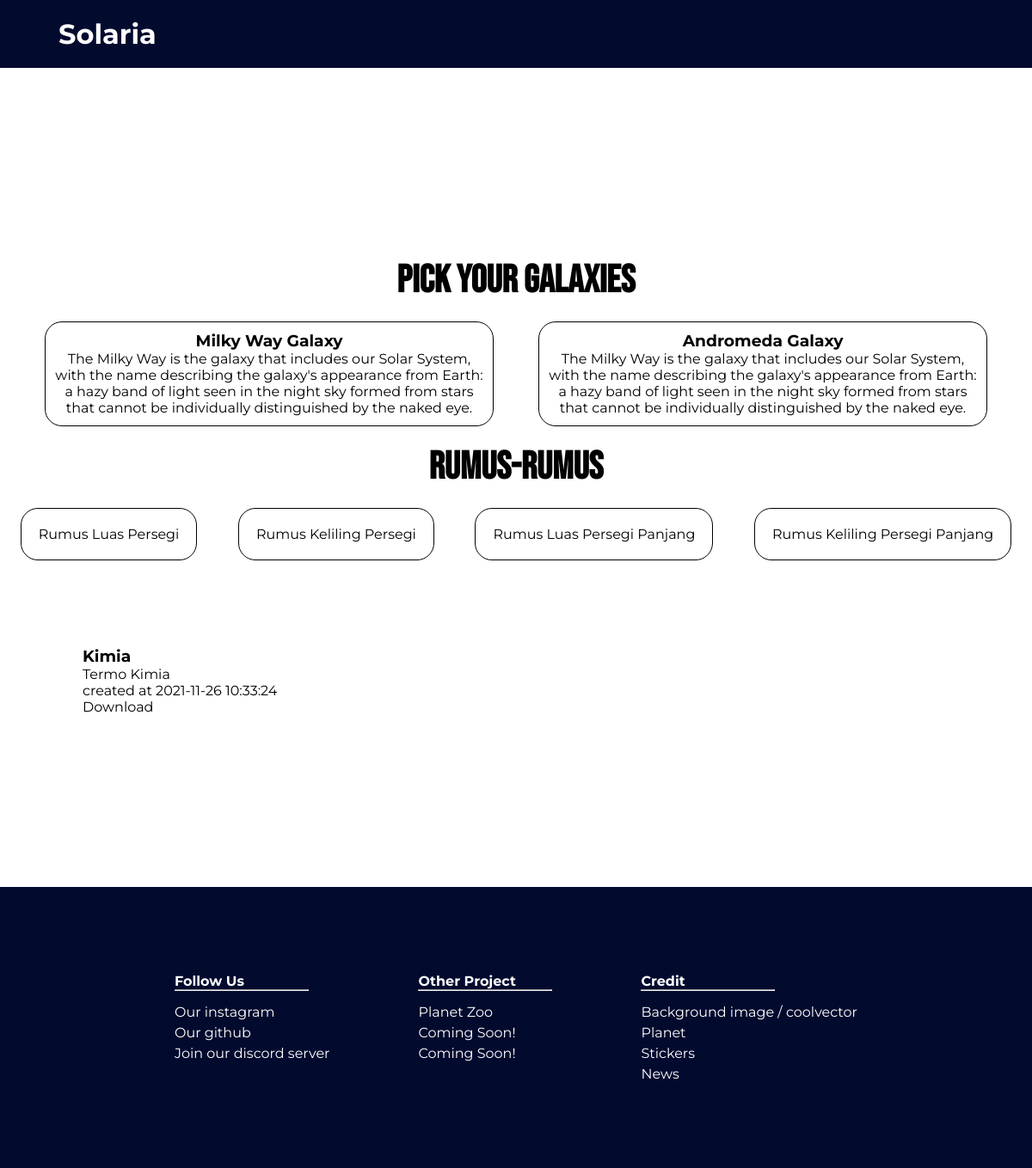
Screenshot of /backend/galaxies.php (signed in) with the database file from the repository.
### tables this page shows
CREATE TABLE `materi`
(
    `id_subject`  int(11)      NOT NULL,
    `nama_materi` varchar(100) NOT NULL,
    `date`        timestamp    NOT NULL DEFAULT current_timestamp(),
    `description` varchar(255) NOT NULL,
    `file`        varchar(255) NOT NULL
);

### backend/galaxies.php (the view, shortened to what this page needs)
<!DOCTYPE html>
<html lang="en">
<head>
    <link rel="stylesheet"
          href="//cdn.jsdelivr.net/combine/npm/purecss@2.0.6/build/tables-min.css,npm/purecss@2.0.6/build/grids-min.css,npm/purecss@2.0.6/build/forms-min.css"/>
    <link rel="stylesheet" href="https://unpkg.com/purecss@2.0.6/build/grids-responsive-min.css"/>
</head>
<body>
<div class="header">
    <div class="navbar">
        <a href="./index(login).php">
            <box-icon name='left-arrow-alt' color='white' size='lg'></box-icon>
        </a>
        <h1>Solaria</h1>
    </div>
</div>
<div class="content">
    <div class="title">
        <h2>Pick Your Galaxies</h2>
    </div>
    <div class="main-container">
        <div class="galaxies">
            <div class="milky-way" id="milkyway">
                <a href="../planet.php">
                    <h3>Milky Way Galaxy</h3>
                    <p>The Milky Way is the galaxy that includes our Solar System, with the name describing the galaxy's
                        appearance from Earth: a hazy band of light seen in the night sky formed from stars that cannot
                        be individually distinguished by the naked eye.</p>
                </a>
            </div>
            <div class="andromeda" id="andromeda">
                <h3>Andromeda Galaxy</h3>
                <p>The Milky Way is the galaxy that includes our Solar System, with the name describing the galaxy's
                    appearance from Earth: a hazy band of light seen in the night sky formed from stars that cannot be
                    individually distinguished by the naked eye.</p>
            </div>
        </div>
    </div>
    <div class="rumus-rumus">
        <div class="title">
            <h2>Rumus-rumus</h2>
        </div>
        <div class="rumus-container">
            <div class="luasPersegi">
                <a href="/rumus/luasPersegi.php">Rumus Luas Persegi</a>
            </div>
            <div class="kelilingPersegi">
                <a href="/rumus/kelilingPersegi.php">Rumus Keliling Persegi</a>
            </div>
            <div class="luasPersegiPanjang">
                <a href="/rumus/luasPersegiPanjang.php">Rumus Luas Persegi Panjang</a>
            </div>
            <div class="kelilingPersegiPanjang">
                <a href="/rumus/kelilingPersegiPanjang.php">Rumus Keliling Persegi Panjang</a>
            </div>
        </div>
    </div>
</div>
<?php
include 'conn.php';
$sql = 'select * from materi';
$result = mysqli_query($conn, $sql); ?>
<div class="pure-g materi">
    <?php while ($materi = mysqli_fetch_assoc($result)) { ?>
        <div class="pure-u-1-5 main-materi">
            <h3><?php echo $materi['nama_materi'] ?></h3>
            <p><?php echo $materi['description'] ?></p>
            <p>created at <?php echo $materi['date'] ?></p>
            <a href=" dashboard/uploads/<?php echo $materi['file'] ?>" target="__blank">Download</a>
        </div>
    <?php } ?>
</div>
<div class="footer-container" id="contact">
    <div class="footer-col">
        <h4>Follow Us</h4>
        <hr>
        <ul>
            <li><a href="https://www.instagram.com/sosrobahu_/?hl=en">Our instagram</a></li>
            <li><a href="https://github.com/FatwaArya">Our github</a></li>
            <li><a href="https://discord.gg/QcsJ967">Join our discord server</a></li>
        </ul>
    </div>
    <div class="footer-col">
        <h4>Other Project</h4>
        <hr>
        <ul>
            <li><a href="#">Planet Zoo</a></li>
            <li><a href="#">Coming Soon!</a></li>
            <li><a href="#">Coming Soon!</a></li>
        </ul>
    </div>
    <div class="footer-col">
        <h4>Credit</h4>
        <hr>
        <ul>
            <li><a href="http://www.freepik.com">Background image / coolvector</a></li>
            <li><a href="#">Planet</a></li>
            <li><a href="http://www.freepik.com">Stickers</a></li>
            <li><a href="https://www.bbc.com/news/newsbeat-51122019">News</a></li>
        </ul>
    </div>
</body>
</html>

### backend/galaxies.php (style rules this page uses)
* { padding: 0; margin: 0; }
.header { background-color: #020A2E; }
.navbar { font-family: "Montserrat", sans-serif; font-weight: 400; padding: 10px; color: #fff; display: flex; align-items: center; text-align: center; justify-content: flex-start; margin-bottom: 200px; }
.navbar h1 { padding: 10px; }
.title { font-family: "Bebas Neue", sans-serif; font-weight: 400; font-size: 30px; text-align: center; padding: 20px; }
.galaxies { display: flex; justify-content: space-evenly; font-family: "Montserrat", sans-serif; font-weight: 400; }
.milky-way { text-align: center; border: 1px black solid; border-radius: 20px; padding: 10px; display: inline-block; width: 500px; height: 100px; }
.milky-way a { text-decoration: none; color: black; }
.andromeda { text-align: center; border: 1px black solid; border-radius: 20px; padding: 10px; display: inline-block; width: 500px; height: 100px; cursor: pointer; }
.materi { font-family: "Montserrat", sans-serif; margin-bottom: 200px; }
.materi a { color: black; }
.rumus-container { font-family: "Montserrat", sans-serif; display: flex; flex-wrap: wrap; justify-content: space-around; margin-bottom: 100px; }
.rumus-container a { color: black; }
.luasPersegi { padding: 20px; border-radius: 20px; border: 1px black solid; cursor: pointer; }
.kelilingPersegi { padding: 20px; border-radius: 20px; border: 1px black solid; cursor: pointer; }
.luasPersegiPanjang { padding: 20px; border-radius: 20px; border: 1px black solid; cursor: pointer; }
.kelilingPersegiPanjang { padding: 20px; border-radius: 20px; border: 1px black solid; cursor: pointer; }
.footer-container { display: flex; background-color: #020A2E; justify-content: space-evenly; padding: 100px; }
.footer-col { font-family: "Montserrat", sans-serif; color: #fff; }
.footer-col li, a { text-decoration: none; color: #fff; list-style: none; padding-top: 5px; }
.footer-col ul { padding-top: 10px; }
.footer-col hr { width: 154px; }
.main-materi { margin-bottom: 2rem; margin-top: 2rem; margin-left: 6rem; margin-right: 6rem; }

### rows the page displays
materi: nama_materi "Kimia", description "Termo Kimia", date "2021-11-26 10:33:24"
